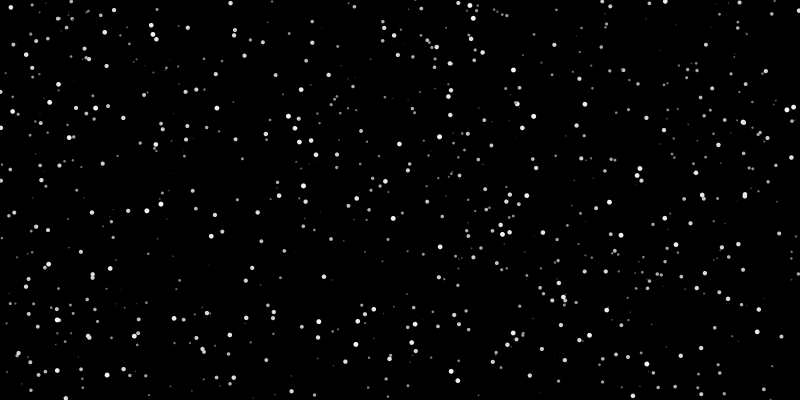
Frame 1 (no input)
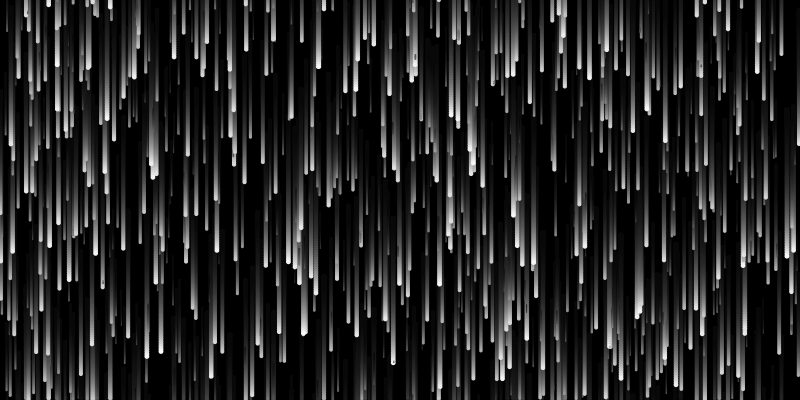
Frame 60 (the mouse pressed at the canvas centre just before this capture)
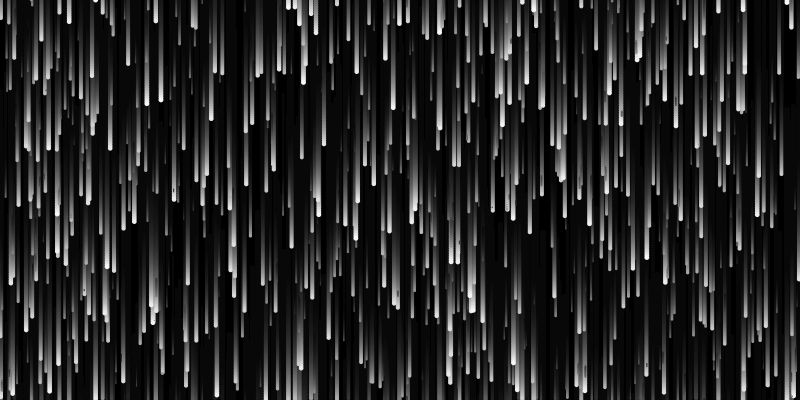
Frame 120 (the mouse held since frame 60 and released just before this capture)

The Processing sketch that drew these frames (run headless with seeded random() and noise(); from frame 60 on, the mouse is pressed at the canvas centre):

// Processing sketch: processing_101623
// ── processing_101623.pde

int howMany = 800;
float[] x = new float[howMany];
float[] y = new float[howMany];
float[] speed = new float[howMany];

void setup() {
  size(800, 400);
  background(0);
  noStroke();
  smooth();

  int i = 0;
  while (i<howMany) {
    x[i] = random(0, width);
    y[i] =random(0, height);
    speed[i] = random(1,5);
    i +=1;
  }
}

void draw() {
  //background(0);
  fill(0,15);
  rect(0,0,width, height);

  int i = 0;
  while (i < howMany) {
    fill(50*speed[i]);
    ellipse(x[i], y[i],speed[i],speed[i]);
    y[i] += speed[i]/2;
    if (y[i] > height) {
      y[i] = 0;
    }
    i +=1;
  }
}
